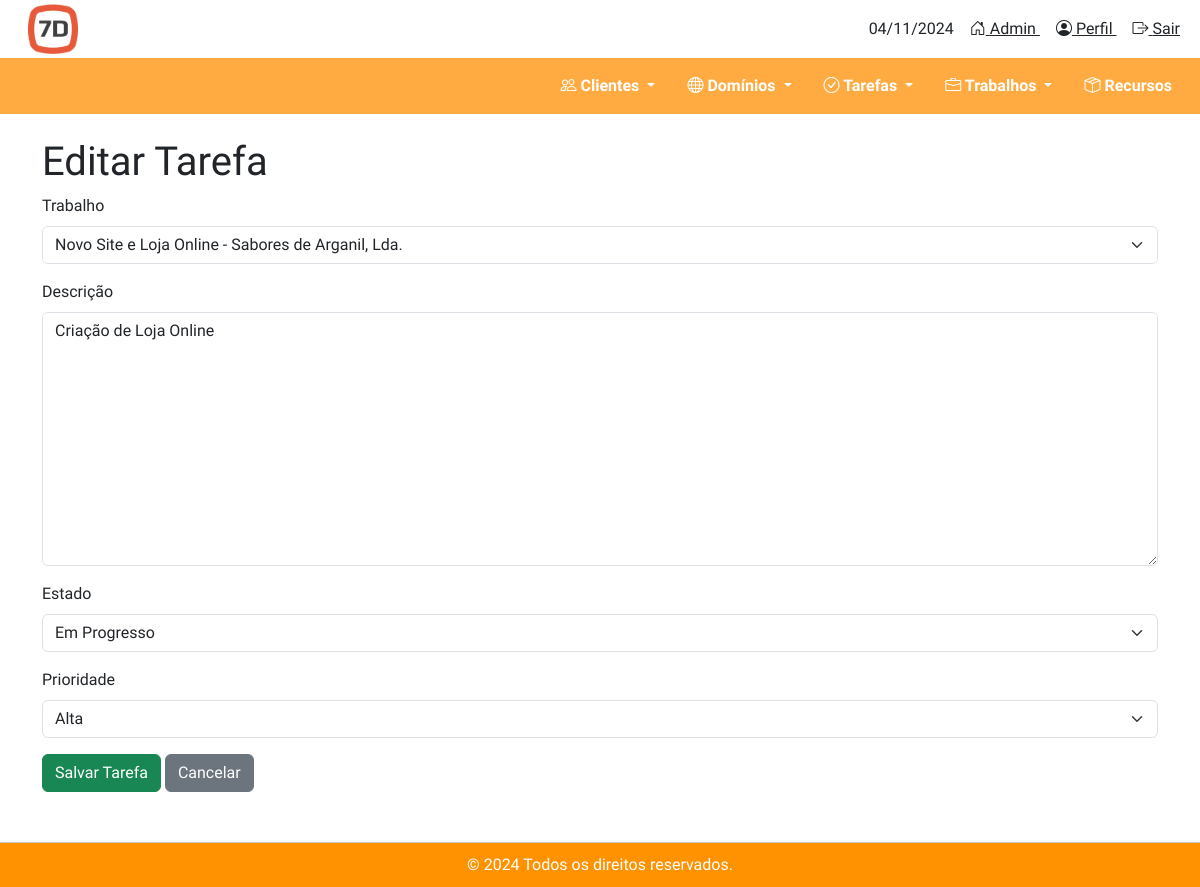
The page /tarefas/tarefas/editar/1/ on the database its author committed.
### tarefas/models.py (models this page shows, shortened)
class Tarefa(models.Model):
    ESTADOS_TAREFA = [
        ('a_fazer', 'A Fazer'),
        ('em_progresso', 'Em Progresso'),
        ('concluido', 'Concluído'),
    ]
    PRIORIDADES = [
        ('baixa', 'Baixa'),
        ('media', 'Média'),
        ('alta', 'Alta'),
    ]
    trabalho = models.ForeignKey(Trabalho, on_delete=models.CASCADE, related_name="tarefas")
    descricao = models.TextField()
    estado = models.CharField(max_length=20, choices=ESTADOS_TAREFA, default='a_fazer')
    prioridade = models.CharField(max_length=10, choices=PRIORIDADES, default='media')
    data_criacao = models.DateTimeField(auto_now_add=True)

### tarefas/views.py (the view)
# urls.py: path('tarefas/editar/<int:tarefa_id>/', views.editar_tarefa, name='editar_tarefa'),
def editar_tarefa(request, tarefa_id):
    tarefa = get_object_or_404(Tarefa, id=tarefa_id)
    if request.method == 'POST':
        form = TarefaForm(request.POST, instance=tarefa)
        if form.is_valid():
            form.save()
            messages.success(request, 'Tarefa editada com sucesso!')
            return redirect('listar_tarefas')
    else:
        form = TarefaForm(instance=tarefa)
    return render(request, 'tarefas/editar_tarefa.html', {'form': form, 'tarefa': tarefa})

### tarefas/forms.py
class TarefaForm(forms.ModelForm):
    class Meta:
        model = Tarefa
        fields = ['trabalho', 'descricao', 'estado', 'prioridade']  # Substituir cliente por trabalho
    def __init__(self, *args, **kwargs):
        super().__init__(*args, **kwargs)
        self.fields['trabalho'].queryset = Trabalho.objects.all()  # Carrega todos os Trabalhos disponíveis
        self.fields['trabalho'].widget.attrs.update({'class': 'form-select'})
        self.fields['descricao'].widget.attrs.update({'class': 'form-control'})
        self.fields['estado'].widget.attrs.update({'class': 'form-select'})
        self.fields['prioridade'].widget.attrs.update({'class': 'form-select'})

### trabalhos/models.py (called while the page is built)
    def __str__(self):
        return f"{self.titulo} - {self.cliente.nome if self.cliente else 'Cliente Desconhecido'}"

### tarefas/templates/tarefas/editar_tarefa.html (shortened to what this page needs)
{% extends 'base.html' %}
{% load static %}
{% block content %}
<h1 class="mt-4">Editar Tarefa</h1>
<form method="post" class="form">
    <div class="mb-3">
        <label for="id_trabalho" class="form-label">Trabalho</label>
        {{ form.trabalho }}
    </div>
    <div class="mb-3">
        <label for="id_descricao" class="form-label">Descrição</label>
        {{ form.descricao }}
    </div>
    <div class="mb-3">
        <label for="id_estado" class="form-label">Estado</label>
        {{ form.estado }}
    </div>
    <div class="mb-3">
        <label for="id_prioridade" class="form-label">Prioridade</label>
        {{ form.prioridade }}
    </div>
    <button type="submit" class="btn btn-success">Salvar Tarefa</button>
    <a href="{% url 'listar_tarefas' %}" class="btn btn-secondary">Cancelar</a>
    <div style="height: 50px;"></div>
</form>
{% endblock %}

### static/css/styles.css (style rules this page uses)
html, body { height: 100%; margin: 0; padding: 0; }
* { font-family: 'Play', sans-serif; }

### rows shown on the page
Tarefa: trabalho "Novo Site e Loja Online - Sabores de Arganil, Lda.", descricao "Criação de Loja Online", estado "Em Progresso", prioridade "Alta"

### other values the page prints
{{ today }} "04/11/2024"
{{ current_year }} "2024"
